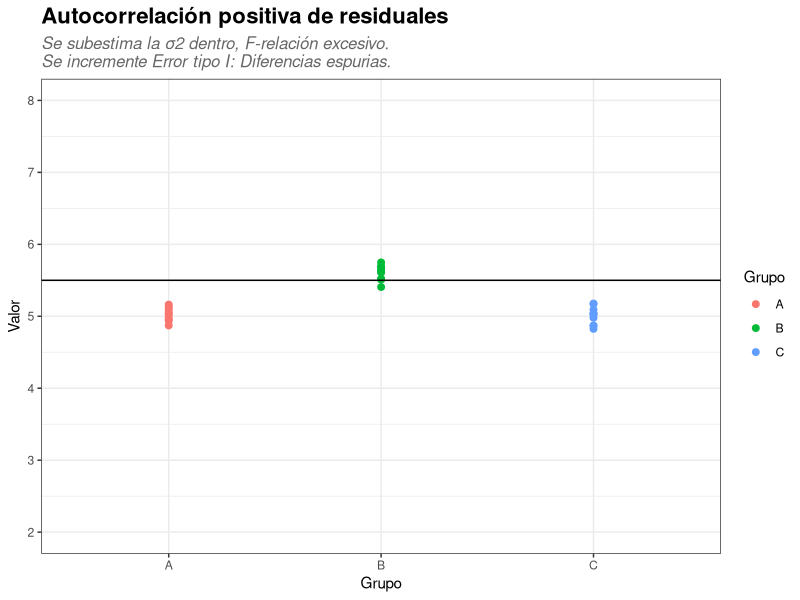
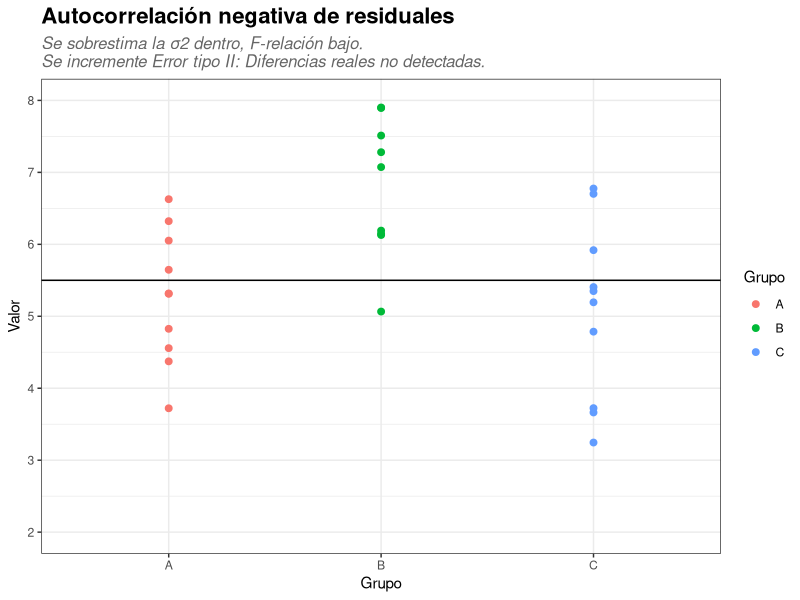
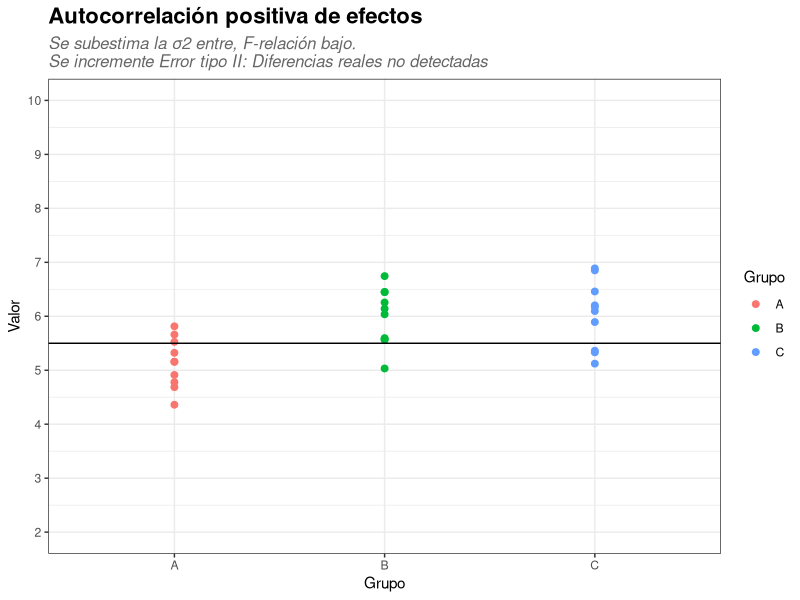
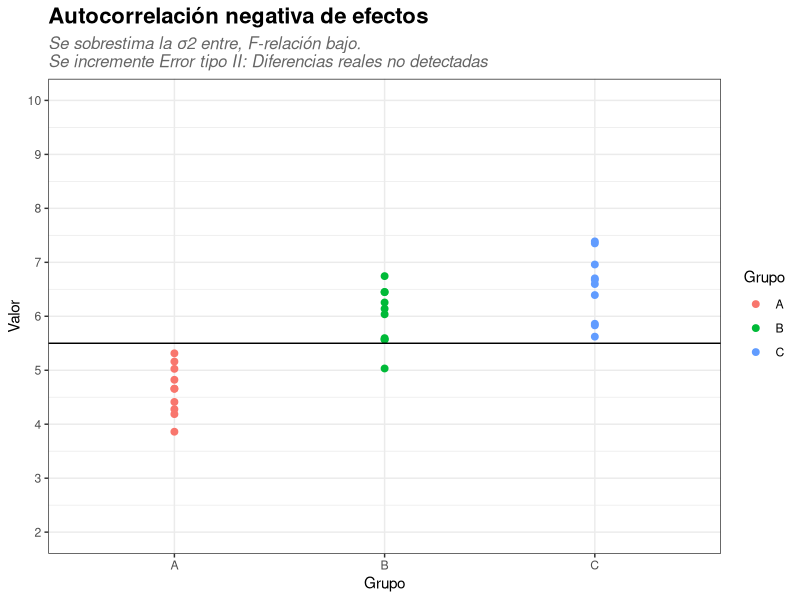
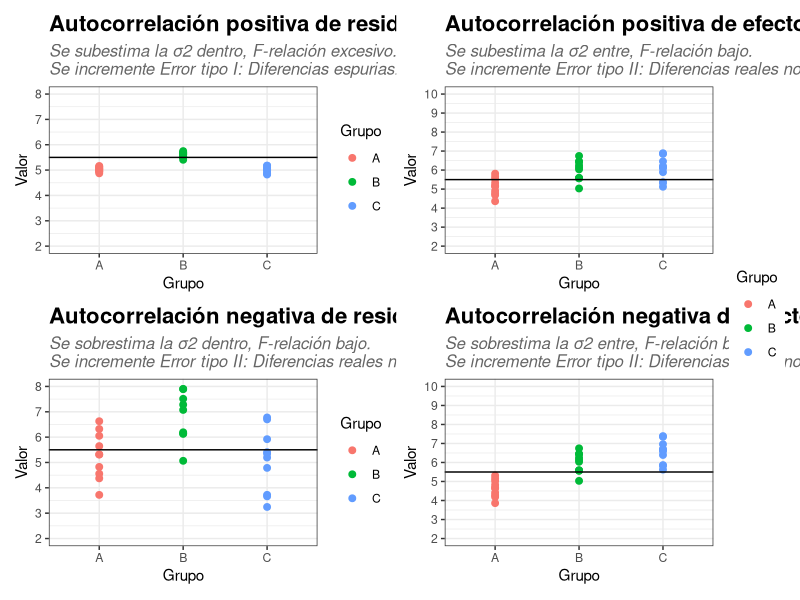

Write the R code that produced these figures, in order.
library(ggplot2)
library(patchwork)

# Autocorrelación positiva de residuos
set.seed(1)
grupo <- rep(c("A", "B", "C"), each = 10)
residuales <- unlist(lapply(1:3, function(i) cumsum(rnorm(10, 0, 0.1))))
valor <- rep(c(5, 5.5, 5), each = 10) + residuales

df1 <- data.frame(Grupo = grupo, Valor = valor, Orden = rep(1:10, 3))

p1 <- ggplot(df1, aes(x = Grupo, y = Valor, color = Grupo)) +
  geom_point(size = 2) +
  scale_y_continuous(breaks = seq(2,8,1), limits = c(2,8))+
  geom_hline(yintercept = 5.5)+
  theme_bw()+
  theme(
    plot.title = element_text(size = 16, face = "bold"),
    plot.subtitle = element_text(size = 12, face = "italic", color = "gray40")
  )+
  ggtitle("Autocorrelación positiva de residuales", 
          subtitle = "Se subestima la σ2 dentro, F-relación excesivo.
Se incremente Error tipo I: Diferencias espurias."
       )
p1


# Autocorrelación negativa de residuos
set.seed(1)
grupo <- rep(c("A", "B", "C"), each = 10)
residuales <- unlist(lapply(1:3, function(i) cumsum(rnorm(10, 0, 1))))
valor <- rep(c(5, 6, 5), each = 10) + residuales

df2 <- data.frame(Grupo = grupo, Valor = valor, Orden = rep(1:10, 3))

p2 <- ggplot(df2, aes(x = Grupo, y = Valor, color = Grupo)) +
  geom_point(size = 2) +
  scale_y_continuous(breaks = seq(2,8,1), limits = c(2,8))+
  geom_hline(yintercept = 5.5)+
  theme_bw()+
  theme(
    plot.title = element_text(size = 16, face = "bold"),
    plot.subtitle = element_text(size = 12, face = "italic", color = "gray40")
  )+
  ggtitle("Autocorrelación negativa de residuales", 
          subtitle = "Se sobrestima la σ2 dentro, F-relación bajo.
Se incremente Error tipo II: Diferencias reales no detectadas."
  )

p2

# Autocorrelación positiva de efectos
set.seed(1)
grupo <- rep(c("A", "B", "C"), each = 10)
residuales <- unlist(lapply(1:3, function(i) cumsum(rnorm(10, 0, 0.5))))
valor <- rep(c(5, 5.5, 6), each = 10) + residuales

df3 <- data.frame(Grupo = grupo, Valor = valor, Orden = rep(1:10, 3))

p3 <- ggplot(df3, aes(x = Grupo, y = Valor, color = Grupo)) +
  geom_point(size = 2) +
  scale_y_continuous(breaks = seq(2,10,1), limits = c(2,10))+
  geom_hline(yintercept = 5.5)+
  theme_bw()+
  theme(
    plot.title = element_text(size = 16, face = "bold"),
    plot.subtitle = element_text(size = 12, face = "italic", color = "gray40")
  )+
  ggtitle("Autocorrelación positiva de efectos", 
          subtitle = "Se subestima la σ2 entre, F-relación bajo.
Se incremente Error tipo II: Diferencias reales no detectadas"
  )
p3


# Autocorrelación negativa de efectos
set.seed(1)
grupo <- rep(c("A", "B", "C"), each = 10)
residuales <- unlist(lapply(1:3, function(i) cumsum(rnorm(10, 0, 0.5))))
valor <- rep(c(4.5, 5.5, 6.5), each = 10) + residuales

df4 <- data.frame(Grupo = grupo, Valor = valor, Orden = rep(1:10, 3))

p4 <- ggplot(df4, aes(x = Grupo, y = Valor, color = Grupo)) +
  geom_point(size = 2) +
  scale_y_continuous(breaks = seq(2,10,1), limits = c(2,10))+
  geom_hline(yintercept = 5.5)+
  theme_bw()+
  theme(
    plot.title = element_text(size = 16, face = "bold"),
    plot.subtitle = element_text(size = 12, face = "italic", color = "gray40")
  )+
  ggtitle("Autocorrelación negativa de efectos", 
          subtitle = "Se sobrestima la σ2 entre, F-relación bajo.
Se incremente Error tipo II: Diferencias reales no detectadas"
  )

p4

(p1 / p2) | (p3 / p4) + plot_layout(guides = 'collect')
